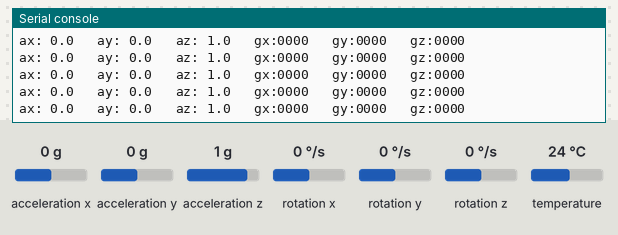
Bench run of a program on a simulated Raspberry Pi Pico running MicroPython. On the bench: the last lines printed to the serial console. The test bench sets the inputs (shaded band); at power-on: acceleration x 0 g, acceleration y 0 g, acceleration z 1 g, rotation x 0 °/s, rotation y 0 °/s, rotation z 0 °/s, temperature 24 °C. Library files of the repository ran but are not shown: imu.py.

Above: at 1.4 s.
1.5 s: acceleration x set to -1.4 g
At 1.82 s:
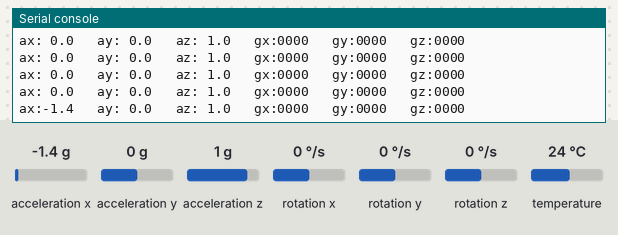
3.1 s: acceleration y set to -1.4 g
At 3.28 s:
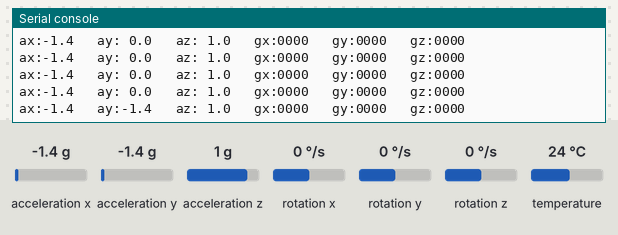
4.6 s: acceleration z set to -1.4 g
At 4.94 s:
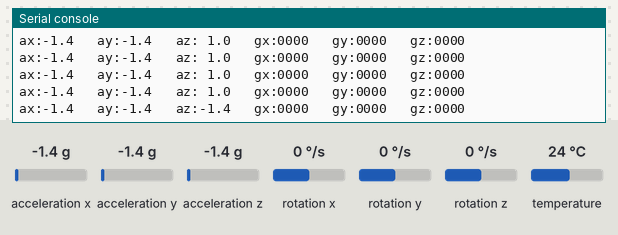
6.2 s: acceleration x set to 0.8 g
At 6.39 s:
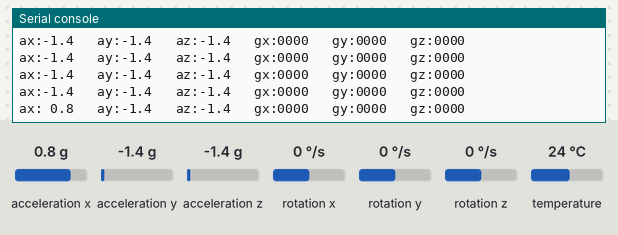
7.7 s: acceleration z set to 0 g
At 8.05 s:
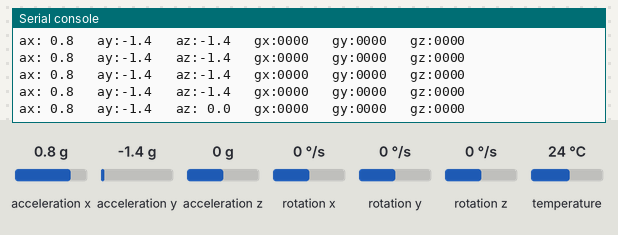

The program:

picoMPU6050.py
```python
from imu import MPU6050
import time
from machine import Pin, I2C

i2c = I2C(1, sda=Pin(26), scl=Pin(27), freq=400000)
imu = MPU6050(i2c)

while True:
    # Following print shows original data get from libary. You can uncomment to see raw data
    #print(imu.accel.xyz,imu.gyro.xyz,imu.temperature,end='\r')

    # Following rows round values get for a more pretty print:
    ax=round(imu.accel.x,2)
    ay=round(imu.accel.y,2)
    az=round(imu.accel.z,2)
    gx=round(imu.gyro.x)
    gy=round(imu.gyro.y)
    gz=round(imu.gyro.z)
    tem=round(imu.temperature,2)
    # print(ax,"\t",ay,"\t",az,"\t",gx,"\t",gy,"\t",gz,"\t",tem,"        ",end="\r")
    print('ax:{:04}\t ay:{:04}\t az:{:04}\t gx:{:04}\t gy:{:04}\t gz:{:04}\r'.format(ax, ay, az, gx, gy, gz))

    # Following sleep statement makes values enought stable to be seen and
    # read by a human from shell
    time.sleep(0.2)
```

Measured:
- after the input at 1.5 s, the serial console: prints a new line after 0.16 s (image 1)
- after the input at 3.1 s, the serial console: prints a new line at once (image 2)
- after the input at 4.6 s, the serial console: prints a new line after 0.18 s (image 3)
- after the input at 6.2 s, the serial console: prints a new line at once (image 4)
- after the input at 7.7 s, the serial console: prints a new line after 0.19 s (image 5)
